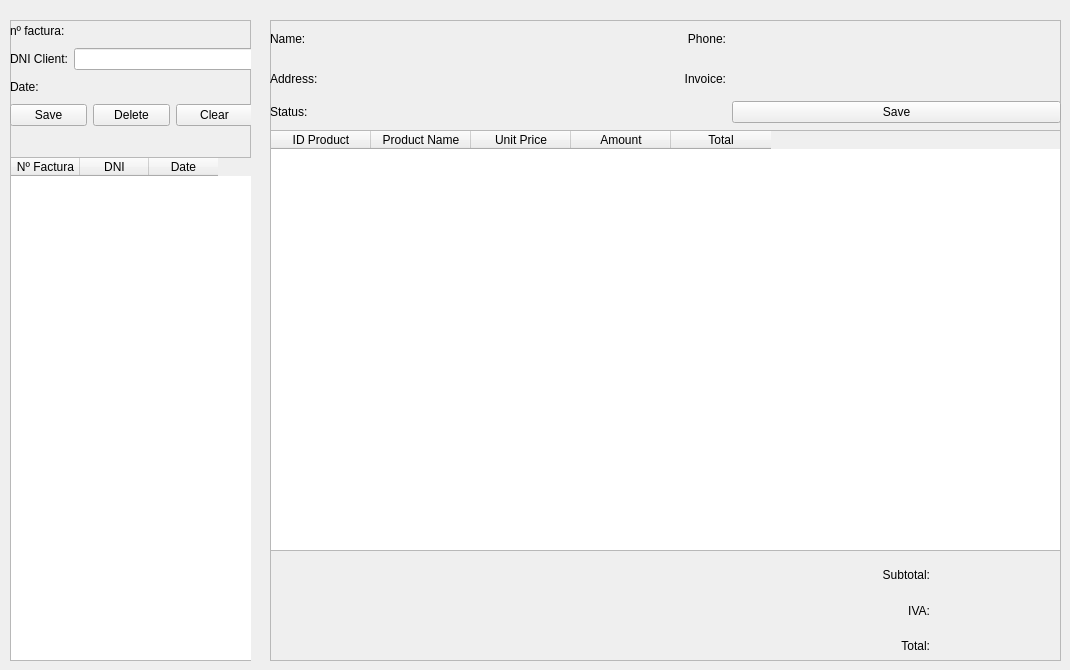
      <widget class="QWidget" name="tab_invoicing">
       <attribute name="title">
        <string>Invoicing</string>
       </attribute>
       <widget class="QFrame" name="frame">
        <property name="geometry">
         <rect>
          <x>10</x>
          <y>20</y>
          <width>241</width>
          <height>641</height>
         </rect>
        </property>
        <property name="frameShape">
         <enum>QFrame::StyledPanel</enum>
        </property>
        <property name="frameShadow">
         <enum>QFrame::Raised</enum>
        </property>
        <widget class="QWidget" name="layoutWidget">
         <property name="geometry">
          <rect>
           <x>0</x>
           <y>0</y>
           <width>243</width>
           <height>641</height>
          </rect>
         </property>
         <layout class="QVBoxLayout" name="verticalLayout_2">
          <item>
           <layout class="QGridLayout" name="gridLayout_5">
            <item row="0" column="0">
             <widget class="QLabel" name="label">
              <property name="minimumSize">
               <size>
                <width>0</width>
                <height>22</height>
               </size>
              </property>
              <property name="text">
               <string>nº factura:</string>
              </property>
             </widget>
            </item>
            <item row="0" column="1">
             <widget class="QLabel" name="lbl_num_factura">
              <property name="styleSheet">
               <string notr="true"/>
              </property>
              <property name="text">
               <string/>
              </property>
             </widget>
            </item>
            <item row="1" column="1">
             <widget class="QLineEdit" name="le_dni_invoice"/>
            </item>
            <item row="1" column="0">
             <widget class="QLabel" name="label_2">
              <property name="minimumSize">
               <size>
                <width>0</width>
                <height>22</height>
               </size>
              </property>
              <property name="text">
               <string>DNI Client:</string>
              </property>
             </widget>
            </item>
            <item row="2" column="0">
             <widget class="QLabel" name="label_3">
              <property name="minimumSize">
               <size>
                <width>0</width>
                <height>22</height>
               </size>
              </property>
              <property name="text">
               <string>Date:</string>
              </property>
             </widget>
            </item>
            <item row="2" column="1">
             <widget class="QLabel" name="lbl_date_factura">
              <property name="styleSheet">
               <string notr="true"/>
              </property>
              <property name="text">
               <string/>
              </property>
             </widget>
            </item>
            <item row="3" column="0" colspan="2">
             <layout class="QHBoxLayout" name="horizontalLayout_4">
              <item>
               <widget class="QPushButton" name="btn_save_invoice">
                <property name="text">
                 <string>Save</string>
                </property>
               </widget>
              </item>
              <item>
               <widget class="QPushButton" name="btn_delete_invoice">
                <property name="text">
                 <string>Delete</string>
                </property>
               </widget>
              </item>
              <item>
               <widget class="QPushButton" name="btn_clear_invoice">
                <property name="text">
                 <string>Clear</string>
                </property>
               </widget>
              </item>
             </layout>
            </item>
           </layout>
          </item>
          <item>
           <spacer name="verticalSpacer">
            <property name="orientation">
             <enum>Qt::Vertical</enum>
            </property>
            <property name="sizeType">
             <enum>QSizePolicy::Maximum</enum>
            </property>
            <property name="sizeHint" stdset="0">
             <size>
              <width>5</width>
              <height>25</height>
             </size>
            </property>
           </spacer>
          </item>
          <item>
           <widget class="QTableWidget" name="table_invoice">
            <property name="editTriggers">
             <set>QAbstractItemView::NoEditTriggers</set>
            </property>
            <property name="alternatingRowColors">
             <bool>true</bool>
            </property>
            <property name="selectionBehavior">
             <enum>QAbstractItemView::SelectRows</enum>
            </property>
            <attribute name="horizontalHeaderDefaultSectionSize">
             <number>69</number>
            </attribute>
            <attribute name="verticalHeaderVisible">
             <bool>false</bool>
            </attribute>
            <column>
             <property name="text">
              <string>Nº Factura</string>
             </property>
            </column>
            <column>
             <property name="text">
              <string>DNI</string>
             </property>
            </column>
            <column>
             <property name="text">
              <string>Date</string>
             </property>
            </column>
           </widget>
          </item>
         </layout>
        </widget>
       </widget>
       <widget class="QFrame" name="frame_2">
        <property name="geometry">
         <rect>
          <x>270</x>
          <y>20</y>
          <width>791</width>
          <height>641</height>
         </rect>
        </property>
        <property name="frameShape">
         <enum>QFrame::StyledPanel</enum>
        </property>
        <property name="frameShadow">
         <enum>QFrame::Raised</enum>
        </property>
        <widget class="QTableWidget" name="table_sales">
         <property name="geometry">
          <rect>
           <x>0</x>
           <y>110</y>
           <width>791</width>
           <height>421</height>
          </rect>
         </property>
         <property name="editTriggers">
          <set>QAbstractItemView::AllEditTriggers</set>
         </property>
         <property name="alternatingRowColors">
          <bool>true</bool>
         </property>
         <property name="selectionMode">
          <enum>QAbstractItemView::NoSelection</enum>
         </property>
         <attribute name="verticalHeaderVisible">
          <bool>false</bool>
         </attribute>
         <column>
          <property name="text">
           <string>ID Product</string>
          </property>
         </column>
         <column>
          <property name="text">
           <string>Product Name</string>
          </property>
         </column>
         <column>
          <property name="text">
           <string>Unit Price</string>
          </property>
         </column>
         <column>
          <property name="text">
           <string>Amount</string>
          </property>
         </column>
         <column>
          <property name="text">
           <string>Total</string>
          </property>
         </column>
        </widget>
        <widget class="QWidget" name="layoutWidget">
         <property name="geometry">
          <rect>
           <x>0</x>
           <y>2</y>
           <width>791</width>
           <height>101</height>
          </rect>
         </property>
         <layout class="QGridLayout" name="gridLayout_2" columnminimumwidth="0,0,0,0">
          <item row="0" column="0">
           <widget class="QLabel" name="label_4">
            <property name="minimumSize">
             <size>
              <width>55</width>
              <height>0</height>
             </size>
            </property>
            <property name="maximumSize">
             <size>
              <width>55</width>
              <height>16777215</height>
             </size>
            </property>
            <property name="text">
             <string>Name:</string>
            </property>
           </widget>
          </item>
          <item row="0" column="1">
           <widget class="QLabel" name="lbl_name_invoice">
            <property name="styleSheet">
             <string notr="true"/>
            </property>
            <property name="text">
             <string/>
            </property>
           </widget>
          </item>
          <item row="0" column="2">
           <widget class="QLabel" name="label_6">
            <property name="maximumSize">
             <size>
              <width>60</width>
              <height>16777215</height>
             </size>
            </property>
            <property name="text">
             <string>Phone:</string>
            </property>
            <property name="alignment">
             <set>Qt::AlignRight|Qt::AlignTrailing|Qt::AlignVCenter</set>
            </property>
           </widget>
          </item>
          <item row="0" column="3">
           <widget class="QLabel" name="lbl_phone_invoice">
            <property name="styleSheet">
             <string notr="true"/>
            </property>
            <property name="text">
             <string/>
            </property>
           </widget>
          </item>
          <item row="1" column="0">
           <widget class="QLabel" name="label_5">
            <property name="minimumSize">
             <size>
              <width>55</width>
              <height>0</height>
             </size>
            </property>
            <property name="maximumSize">
             <size>
              <width>50</width>
              <height>16777215</height>
             </size>
            </property>
            <property name="text">
             <string>Address:</string>
            </property>
           </widget>
          </item>
          <item row="1" column="1">
           <widget class="QLabel" name="lbl_address_invoice">
            <property name="styleSheet">
             <string notr="true"/>
            </property>
            <property name="text">
             <string/>
            </property>
           </widget>
          </item>
          <item row="1" column="2">
           <widget class="QLabel" name="label_7">
            <property name="maximumSize">
             <size>
              <width>60</width>
              <height>16777215</height>
             </size>
            </property>
            <property name="text">
             <string>Invoice:</string>
            </property>
            <property name="alignment">
             <set>Qt::AlignRight|Qt::AlignTrailing|Qt::AlignVCenter</set>
            </property>
           </widget>
          </item>
          <item row="1" column="3">
           <widget class="QLabel" name="lbl_invoicetype_invoice">
            <property name="styleSheet">
             <string notr="true"/>
            </property>
            <property name="text">
             <string/>
            </property>
           </widget>
          </item>
          <item row="2" column="0">
           <widget class="QLabel" name="label_8">
            <property name="maximumSize">
             <size>
              <width>55</width>
              <height>16777215</height>
             </size>
            </property>
            <property name="text">
             <string>Status:</string>
            </property>
           </widget>
          </item>
          <item row="2" column="1">
           <widget class="QLabel" name="lbl_status_invoice">
            <property name="styleSheet">
             <string notr="true"/>
            </property>
            <property name="text">
             <string/>
            </property>
           </widget>
          </item>
          <item row="2" column="3">
           <widget class="QPushButton" name="btn_save_sale">
            <property name="text">
             <string>Save</string>
            </property>
           </widget>
          </item>
         </layout>
        </widget>
        <widget class="QWidget" name="layoutWidget">
         <property name="geometry">
          <rect>
           <x>600</x>
           <y>540</y>
           <width>191</width>
           <height>101</height>
          </rect>
         </property>
         <layout class="QGridLayout" name="gridLayout_6">
          <item row="0" column="0">
           <widget class="QLabel" name="label_9">
            <property name="minimumSize">
             <size>
              <width>0</width>
              <height>0</height>
             </size>
            </property>
            <property name="maximumSize">
             <size>
              <width>60</width>
              <height>16777215</height>
             </size>
            </property>
            <property name="text">
             <string>Subtotal:</string>
            </property>
            <property name="alignment">
             <set>Qt::AlignRight|Qt::AlignTrailing|Qt::AlignVCenter</set>
            </property>
           </widget>
          </item>
          <item row="0" column="1">
           <widget class="QLabel" name="lbl_subtotal_invoice">
            <property name="styleSheet">
             <string notr="true"/>
            </property>
            <property name="text">
             <string/>
            </property>
           </widget>
          </item>
          <item row="1" column="0">
           <widget class="QLabel" name="label_10">
            <property name="maximumSize">
             <size>
              <width>60</width>
              <height>16777215</height>
             </size>
            </property>
            <property name="text">
             <string>IVA:</string>
            </property>
            <property name="alignment">
             <set>Qt::AlignRight|Qt::AlignTrailing|Qt::AlignVCenter</set>
            </property>
           </widget>
          </item>
          <item row="1" column="1">
           <widget class="QLabel" name="lbl_iva_invoice">
            <property name="styleSheet">
             <string notr="true"/>
            </property>
            <property name="text">
             <string/>
            </property>
           </widget>
          </item>
          <item row="2" column="0">
           <widget class="QLabel" name="label_11">
            <property name="maximumSize">
             <size>
              <width>60</width>
              <height>16777215</height>
             </size>
            </property>
            <property name="text">
             <string>Total:</string>
            </property>
            <property name="alignment">
             <set>Qt::AlignRight|Qt::AlignTrailing|Qt::AlignVCenter</set>
            </property>
           </widget>
          </item>
          <item row="2" column="1">
           <widget class="QLabel" name="lbl_total_invoice">
            <property name="styleSheet">
             <string notr="true"/>
            </property>
            <property name="text">
             <string/>
            </property>
           </widget>
          </item>
         </layout>
        </widget>
       </widget>
      </widget>
